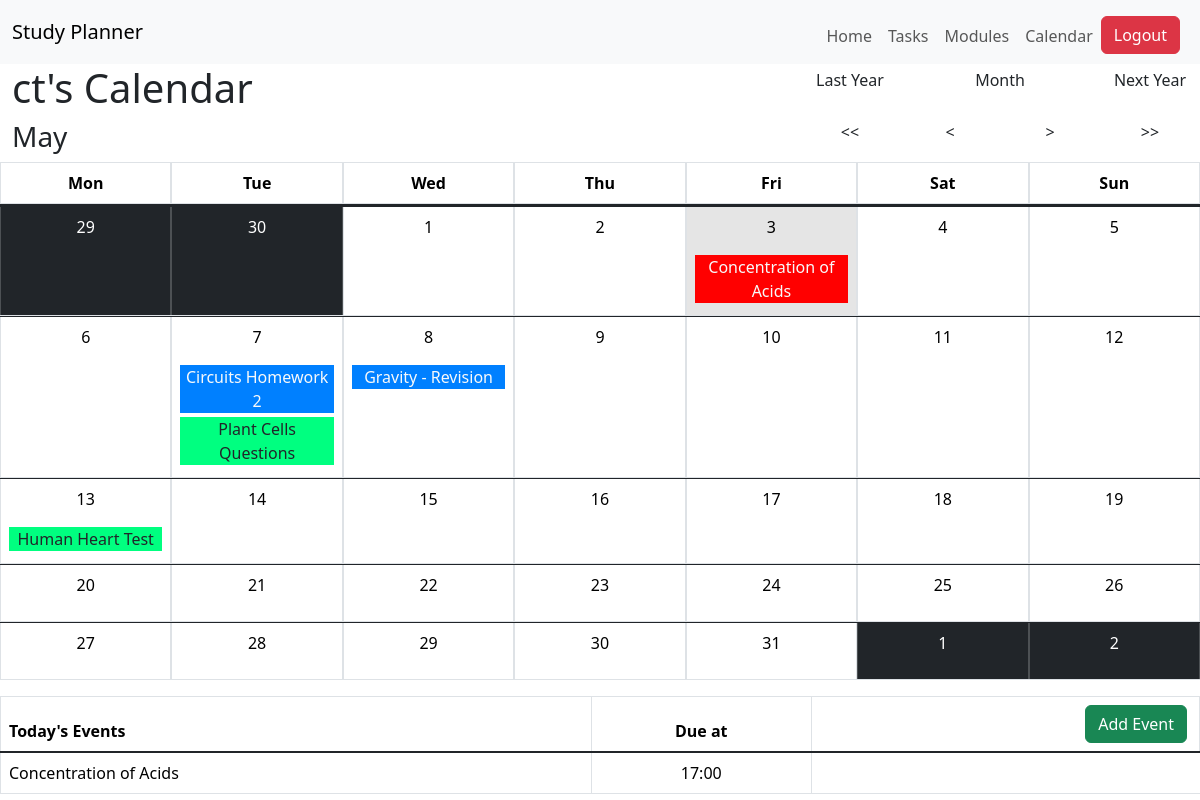
The app's page /events/calendar/ (signed in) with its own data.
### StudyPlanner/models.py (models this page shows)
class User(db.Model, UserMixin):
    id = db.Column(db.Integer, primary_key=True)
    email = db.Column(db.String(100), nullable=False, unique=True)
    username = db.Column(db.String(20), nullable=False, unique=True) #nullable means cannot be empty
    password = db.Column(db.String(80), nullable=False)
    creation_date = db.Column(db.DateTime, default= datetime.datetime.now(datetime.UTC))
    modules = db.relationship('Module', backref='module_owner') # Creates a relationship between User and Module
    tasks = db.relationship('Task', backref='task_owner', primaryjoin="User.id==Task.user") # Creates a relationship between User and Task
    events = db.relationship('Event', backref='event_owner', primaryjoin="User.id==Event.user") # Creates a relationship between User and Task

class Module(db.Model):
    id = db.Column(db.Integer, primary_key=True)
    user = db.Column(db.Integer, db.ForeignKey('user.id'))
    creation_date = db.Column(db.DateTime, default= datetime.datetime.now(datetime.UTC))
    name = db.Column(db.String(100), nullable=False)
    colour = db.Column(db.String(7), nullable=False)
    tasks = db.relationship('Task', backref='module_tasks', primaryjoin="Module.id==Task.module", cascade="all, delete, delete-orphan")
    events = db.relationship('Event', backref='module_events', primaryjoin="Module.id==Event.module", cascade="all, delete, delete-orphan")

class Event(db.Model):
    id = db.Column(db.Integer, primary_key=True)
    user = db.Column(db.Integer, db.ForeignKey('user.id'))
    module = db.Column(db.Integer, db.ForeignKey('module.id', ondelete="CASCADE"))
    task = db.Column(db.Integer, db.ForeignKey('task.id', ondelete="CASCADE"))
    name = db.Column(db.String(100), nullable=False)
    description = db.Column(db.String(256), nullable=False)
    creation_date = db.Column(db.DateTime, default= datetime.datetime.now(datetime.UTC))
    due_date = db.Column(db.DateTime, nullable=False)
    tasks = db.relationship('Task', backref='task', primaryjoin="Event.id==Task.event", post_update=True,  cascade='save-update, merge, delete, delete-orphan')

### StudyPlanner/core.py (the view)
@bp.route("/events/calendar/")
@login_required
def calendarPage():
    userid = current_user.id
    today = date.today() # Gets today date
    year = today.year # Gets todays year
    month = today.month #gets todays month
    month_name = calendar.month_name[month]
    day_date = today.day # Gets todays day
    todaysEvents = Event.query.filter_by(user=userid).filter(Event.due_date.between(datetime.datetime(today.year, today.month, today.day, 0, 0, 0, 0), datetime.datetime(today.year, today.month, today.day, 23, 59, 59, 999999))).all()
    month_days = generate_calendar(year, month, current_user.id)
    return render_template("core/calendar.html", month=month_days, day_date=day_date, current_month=month, month_name=month_name, todaysEvents=todaysEvents)

### StudyPlanner/__init__.py (called while the page is built)
def create_app():
    app = Flask(__name__)
    app.config['SECRET_KEY'] = 'd71da3aa16a41e7005859041a8063229c1e84514118c8a41b0a03438225499e6'
    app.config['SQLALCHEMY_DATABASE_URI'] = 'sqlite:///db.sqlite'
    db.init_app(app)
    with app.app_context():
        db.create_all()
    from StudyPlanner import auth, core
    app.register_blueprint(auth.bp)
    app.register_blueprint(core.bp)
    login_manager = LoginManager()
    login_manager.login_view = 'auth.login'
    login_manager.init_app(app)
    @login_manager.user_loader
    def load_user(user_id):
        return User.query.get(int(user_id))
    return app

### StudyPlanner/core.py (called while the page is built)
@bp.app_template_filter('date_filter') # filters out the date
def date_filter(date):
    date = str(date)
    return date[10:16]

def brightness_calculator(colour):
    rgb = [int(colour[1:3], 16), int(colour[3:5], 16), int(colour[5:], 16)]
    brightness = (0.299 * rgb[0] + 0.587 * rgb[1] + 0.114 * rgb[2])/255
    return brightness

### StudyPlanner/templates/core/calendar.html (shortened to what this page needs)
{% extends "base.html" %}
{% block content %}
<div class="container-fluid vw-100">
    <div class="row">
        <div class="col-8">
            <h1>{{current_user.username}}'s Calendar</h1>
        </div>
        <div class="col-4 text-center">
            <div class="row mt-1">
                <div class="col-3">
                    <p>Last Year</p>
                </div>
                <div class="col-6 mt-auto">
                    <p>Month</p>
                </div>
                <div class="col-3">
                    <p>Next Year</p>
                </div>
            </div>
        </div>
    </div>
    <div class="row text-center">
        <div class="col-8 ">
            <h3 class="text-start">{{ month_name }}</h3>
        </div>
        <div class="col-4">
            <div class="row">
                <div class="col-3">
                    <p><<</p>
                </div>
                <div class="col-3">
                    <p><</p>
                </div>
                <div class="col-3">
                    <p>></p>
                </div>
                <div class="col-3">
                    <p>>></p>
                </div>
            </div>
        </div>
    </div>
</div>
<div class="text-center table-responsive">
    <table class="vw-100 table table-bordered">
        <thead>
            <tr class="d-flex">
                <th class="col-sm">Mon</th>
                <th class="col-sm">Tue</th>
                <th class="col-sm">Wed</th>
                <th class="col-sm">Thu</th>
                <th class="col-sm">Fri</th>
                <th class="col-sm">Sat</th>
                <th class="col-sm">Sun</th>
            </tr>
        </thead>
        <tbody class="table-group-divider">
            {% for week in month %}
            <tr class="d-flex">
                {% for day in week %}
                    <td class="col-sm {% if day[0] == day_date %} table-active {% endif %} {% if day[1] != current_month %} table-dark {% endif %}">
                        <p>{{ day[0] }}</p>
                        {% for event in day[2] %}
                            <div class="mb-1" style="background-color: {{ event[1] }};">
                                <a href="{{ url_for('core.editEvent', event_id=event[0].id, author=event[0].user) }}" class="{% if event[2] > 0.5 %} text-dark {% else %} text-light {% endif %} mb-1" id="eventLink">{{ event[0].name }}</a>
                            </div>
                        {% endfor %}
                    </td>
                {% endfor %}
            </tr>
            {% endfor %}
        </tbody>
    </table>
</div>
<div>
    <table class="vw-100 table table-bordered fixed-table-body">
        <thead>
            <tr>
                <th>Today's Events</th>
                <th class="text-center">Due at</th>
                <th class="text-end"><a href="{{ url_for('core.addEvent')}}" class="btn btn-success me-1">Add Event</a></th>
            </tr>
        </thead>
        <tbody class="table-group-divider">
            {% for event in todaysEvents %}
            <tr>
                <td>{{ event.name }}</td>
                <td class="text-center">{{ event.due_date | date_filter }}</td>
            </tr>
            {% endfor%}
        </tbody>
    </table>
</div>
{% endblock %}

### StudyPlanner/templates/core/calendar.html (style rules this page uses)
#eventLink { text-decoration: none; }

### records on screen
User: username "ct"
Module: name "Concentration of Acids"
Module: name "Circuits Homework 2", name "Gravity - Revision"
Module: name "Plant Cells Questions", name "Human Heart Test"
Event: name "Concentration of Acids", due_date "17:00"

### other values on screen
{{ month_name }} "May"
{{ day[0] }} "29" "30" "1" "2" "3" "4" "5" "6" "7" "8" "9" "10" "11" "12" "13" "14" "15" "16" "17" "18" "19" "20" "21" "22" "23" "24" "25" "26" "27" "28" "29" "30" "31" "1" "2"
